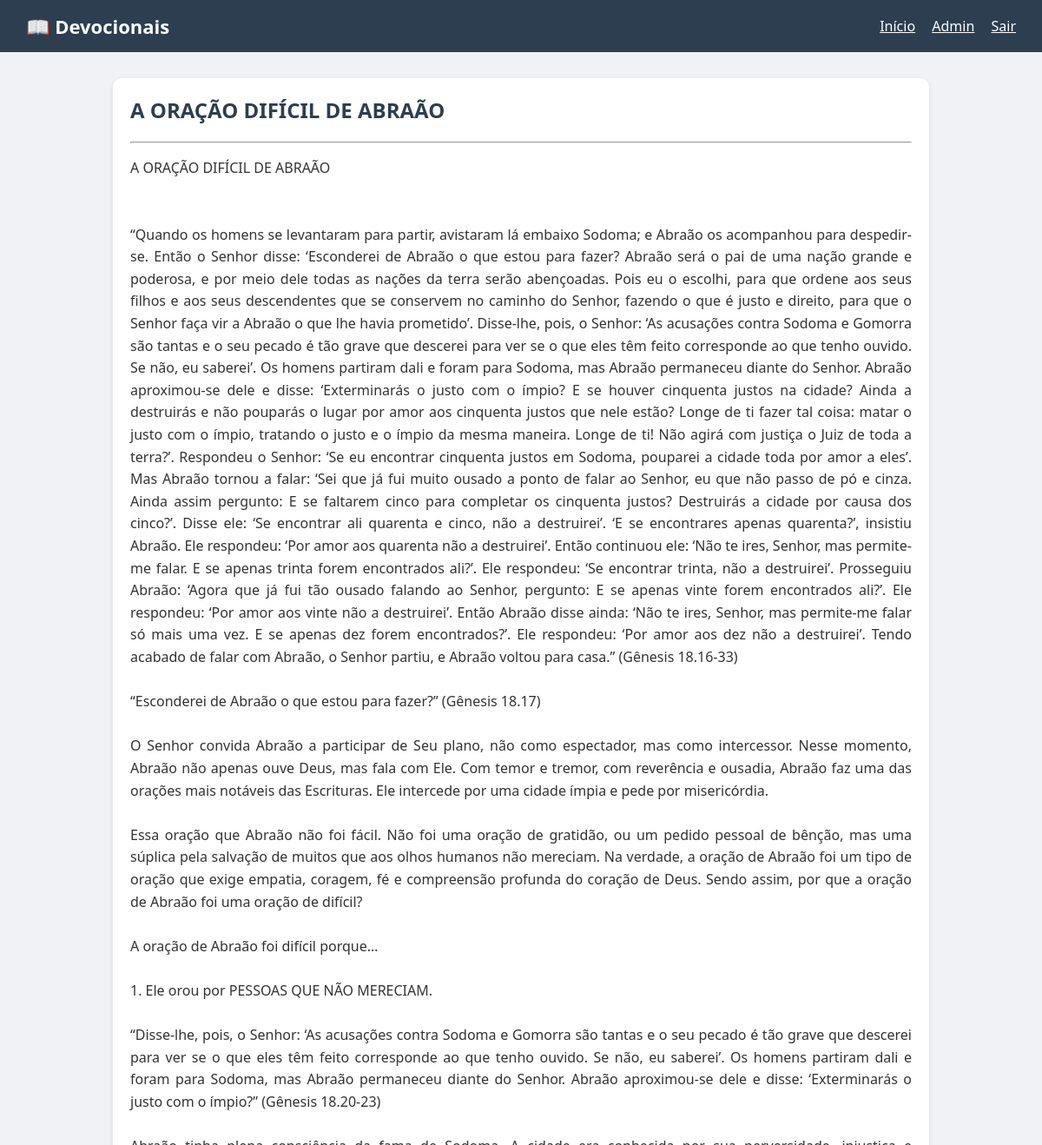
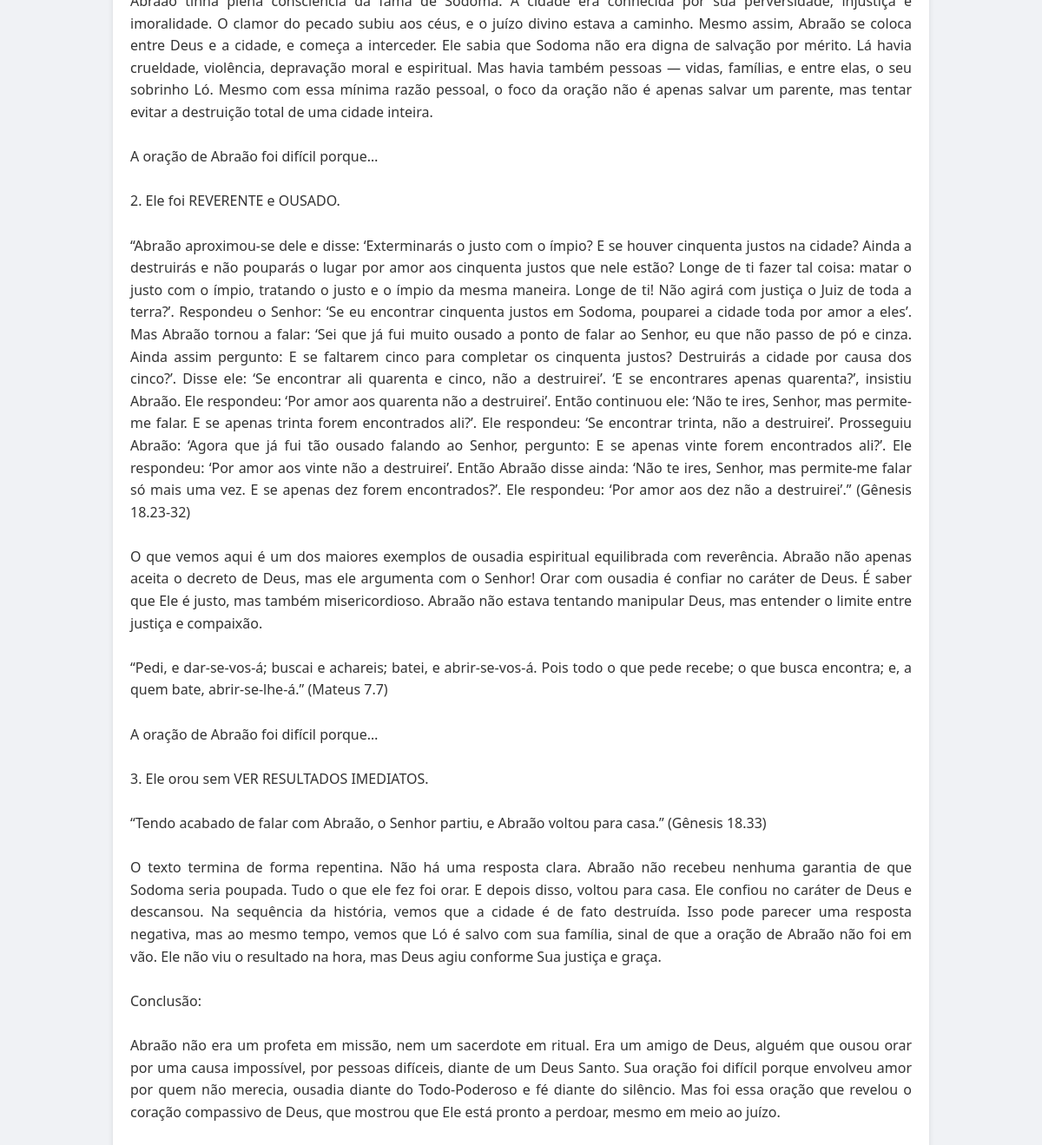
Page /view/2 (signed in) on the committed database (2 pictures, top to bottom).
### tables this page shows
CREATE TABLE devocionais (
        id INTEGER PRIMARY KEY AUTOINCREMENT,
        titulo TEXT NOT NULL,
        conteudo TEXT NOT NULL,
        tipo TEXT NOT NULL DEFAULT 'devocional'
    );

### app.py (the view)
@app.route("/view/<int:devocional_id>")
def view(devocional_id):
    conn = sqlite3.connect(DB_NAME)
    c = conn.cursor()
    c.execute("SELECT titulo, conteudo, tipo FROM devocionais WHERE id=?", (devocional_id,))
    devocional = c.fetchone()
    conn.close()
    return render_template("view.html", devocional=devocional)

### templates/view.html
{% extends "base.html" %}
{% block content %}
<h2>{{ devocional[0] }}</h2>
<hr>
<p style="white-space: pre-line;">{{ devocional[1] }}</p>
{% endblock %}

### templates/base.html (style rules this page uses)
body { font-family: "Segoe UI", Roboto, Arial, sans-serif; margin: 0; background: #f0f2f5; color: #333; }
h2 { margin-top: 0; color: #2c3e50; }
p { line-height: 1.6; text-align: justify; }

### rows in the picture
devocionais: titulo "A ORAÇÃO DIFÍCIL DE ABRAÃO", conteudo "A ORAÇÃO DIFÍCIL DE ABRAÃO “Quando os homens se levantaram para partir, avistaram lá embaixo Sodoma; e Abraão os acompanhou para despedir-se. Então o Senhor disse: ‘Esconderei de Abraão o que estou para fazer? Abraão será o pai de uma nação grande e poderosa, e por meio dele todas as nações da terra serão abençoadas. Pois eu o escolhi, para que ordene aos seus filhos e aos seus descendentes que se conservem no caminho do Senhor, fazendo o que é justo e direito, para que o Senhor faça vir a Abraão o que lhe havia prometido’. Disse-lhe, pois, o Senhor: ‘As acusações contra Sodoma e Gomorra são tantas e o seu pecado é tão grave que descerei para ver se o que eles têm feito corresponde ao que…"
